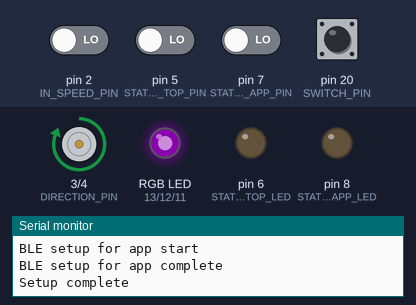
Simulated run of this sketch. Board: Arduino Mega 2560, built with avr-gcc and run on an emulated ATmega2560. Parts: direction and speed pins drawn as motors (green arrow = direction pin HIGH = forward, orange = LOW = backward, longer = more drive), an RGB LED mixed from three pins (HIGH = lit), output pins drawn as LEDs (lit = HIGH), the last lines printed to the serial monitor. Inputs (shaded band) come from the test bench; at power-on: pin 20 (SWITCH_PIN) HIGH, pin 2 (IN_SPEED_PIN), pin 5 (STATUS_TOP_PIN), pin 7 (STATUS_APP_PIN) LOW. Dim RGB values are drawn brighter than linear; the modem accepts every AT command (registered, SIM ready, sends succeed) and sends nothing else.

Above: at 1.3 s.
1.4 s: pin 20 (SWITCH_PIN) pulled LOW for 0.15 s
At 1.49 s:
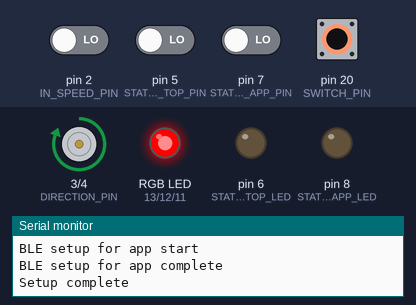
3.7 s: pin 5 (STATUS_TOP_PIN) driven HIGH
At 4.9 s:
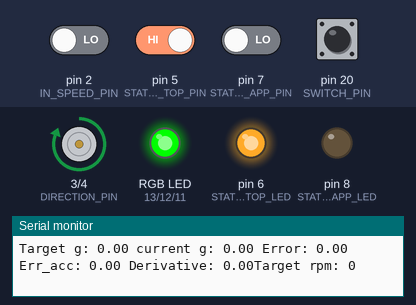
5.2 s: pin 7 (STATUS_APP_PIN) driven HIGH
At 6.1 s:
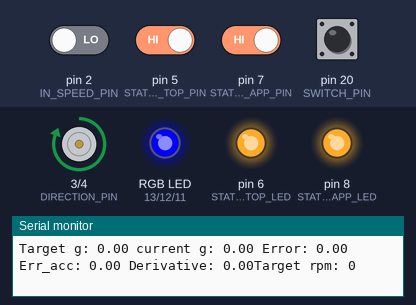
6.7 s: pin 20 (SWITCH_PIN) pulled LOW for 1 s
At 7.4 s:
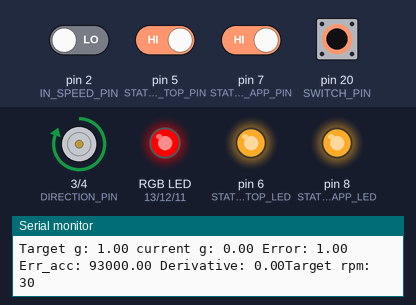
9.2 s: pin 5 (STATUS_TOP_PIN) driven LOW
At 9.6 s:
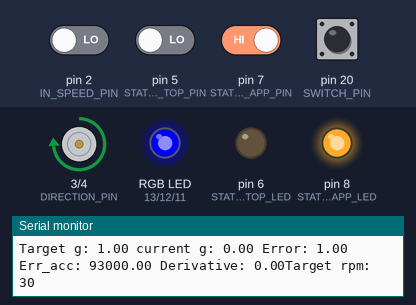
10.7 s: pin 20 (SWITCH_PIN) pulled LOW for 0.15 s
At 10.78 s:
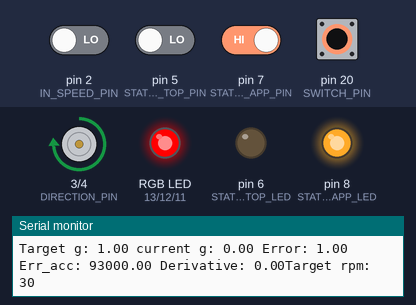
Timing chart, 0 to 13.3 s (numbered marks = the images above; inputs shaded):
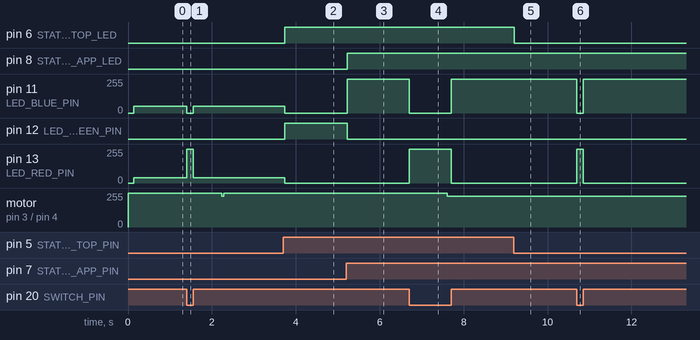

Measured:
- after the input at 1.4 s, pin 11 (LED_BLUE_PIN): 50/255 → 0/255 at once, → 50/255 0.15 s later; pin 13 (LED_RED_PIN): 40/255 → 255/255 at once, → 40/255 0.15 s later; motor on pin 3 (DIRECTION_PIN) / pin 4 (OUT_SPEED_PIN): forward 255/255 → forward 230/255 after 0.84 s, → forward 255/255 0.05 s later
- after the input at 3.7 s, pin 6 (STATUS_TOP_LED), pin 12 (LED_GREEN_PIN): LOW → HIGH at once; pin 11 (LED_BLUE_PIN): 50/255 → 0/255 at once; pin 13 (LED_RED_PIN): 40/255 → 0/255 at once
- after the input at 5.2 s, pin 8 (STATUS_APP_LED): LOW → HIGH at once; pin 11 (LED_BLUE_PIN): 0/255 → 255/255 at once; pin 12 (LED_GREEN_PIN): HIGH → LOW at once
- after the input at 6.7 s, pin 11 (LED_BLUE_PIN): 255/255 → 0/255 at once, → 255/255 1.0 s later; pin 13 (LED_RED_PIN): 0/255 → 255/255 at once, → 0/255 1.0 s later; motor on pin 3 (DIRECTION_PIN) / pin 4 (OUT_SPEED_PIN): forward 255/255 → forward 230/255 after 0.91 s
- after the input at 9.2 s, pin 6 (STATUS_TOP_LED): HIGH → LOW at once; motor on pin 3 (DIRECTION_PIN) / pin 4 (OUT_SPEED_PIN): stays forward 230/255 (without the input it goes to forward 255/255 after 0.84 s)
- after the input at 10.7 s, pin 11 (LED_BLUE_PIN): 255/255 → 0/255 at once, → 255/255 0.15 s later; pin 13 (LED_RED_PIN): 0/255 → 255/255 at once, → 0/255 0.15 s later

The sketch:

basemodule.ino
```cpp
/* This code is used with an arduino Mega that controls the basemodule of the "Space Bungalow" model.
 * The code controls a motor that rotates the top module with a simple PI-controller that reads the current
 * rpm of the motor from an encoder and a target rpm from another PI-controller that controls the
 * the radial g-force in the top module. The g-force controller receives current avarage g-force from an
 * Arduino Beetle BLE through a HM-10 bluetooth Module. The target is set by an Android app over bluetooth BLE
 * to another HM-10. The code also reports the current g-force in the top module to the Android app.
 *
 * The code supports two modes, triggered by an interrupt on a switch:
 * bluetooth mode or manual mode where the code turns on the motor to a predefined g-force.
 * When in manual mode, the RGB LED will be RED.
 * Bluetooth mode is separeted into another two modes, set by the android app:
 * to scale mode or measured g mode.
 * In to scale mode, the motor rotates at the RPM that a full scale (50:1) Space Bungalow
 * would rotate with in order to produce 1 g of artifical gravity.
 * Measured g mode is the normal operation where the target g-force can be set by the app and will
 * be handlesd by the Pi-controllers.
 * In bluetooth mode, the rgb will be WHITE if it has no bluetooth connection,
 * GREEN if it is connected to the top module (but not the app) and BLUE if it is connected to the app.
 */


//Mega<->Serial Monitor
#define BAUD_RATE_SERIAL0 9600 // 115200

#define SWITCH_PIN 20 //?? grønn, (gul til jord)

//TODO: remove and replace with accel 1 g
#define MANUAL_MODE_1G 69

volatile bool manual_mode;
volatile bool to_scale_mode = false;

uint8_t counter = 0;


void setup(){

  motor_setup();

  rgb_led_setup();

  //Mega<->Serial Monitor
  Serial.begin(BAUD_RATE_SERIAL0);

  bt_init();

  //switch setup
   pinMode(SWITCH_PIN, INPUT_PULLUP);
   attachInterrupt(digitalPinToInterrupt(SWITCH_PIN), handle_switch_event, CHANGE);
   handle_switch_event();

   Serial.println("Setup complete");

}


void loop(){


  //send current g_force to app here

  bt_controller();

  if(manual_mode) {
     if(bt_is_top_connected()) {
        set_g_target(1);
     } else {
        set_rpm_target(MANUAL_MODE_1G);
     }
  } else {
      if(bt_is_app_connected()) {
         set_BLUE_LED();
         float target = bt_get_app_target_g();
         if(target < 0) {
            to_scale_mode = true;
            rotate_to_scale();
         } else {
            to_scale_mode = false;
            set_g_target(target);
         }
      } else if(bt_is_top_connected()) {
        set_GREEN_LED();
        set_g_target(0);
      } else {
        set_WHITE_LED();
        set_rpm_target(0);
      }
  }

  if(!to_scale_mode) {
    if(bt_is_top_connected() && counter%4 == 0) {
        g_force_controller();
    }
    motor_controller();
    counter++;
  }


}


void handle_switch_event(void) {
  if(digitalRead(SWITCH_PIN) == LOW) {
     manual_mode = true;
     set_RED_LED();
  } else {
     manual_mode = false;
     to_scale_mode = false;
     if(bt_is_app_connected()) {
        set_BLUE_LED();
     } else if(bt_is_top_connected()) {
        set_GREEN_LED();
     } else {
        set_WHITE_LED();
     }
     set_g_target(0);
  }
}
```

accel_controller.ino
```cpp
#define MAX_G_TARGET 4

#define MILLIS_2_SEC 1000

volatile float target_g;
float Ki_g = 0.000004 ;
float Kp_g = 30;
float Kd_g = 50;
float err_acc_g;
float prev_error = 0;

unsigned long prev_time;

void set_g_target(float target) {
  if(target > MAX_G_TARGET) {
    target_g = MAX_G_TARGET;
  } else if(target <= 0) {
    err_acc_g = 0;
    target_g = 0;
  } else {
    target_g = target;
  }

}


void g_force_controller(void) {
     Serial.print("Target g: ");
     Serial.print(target_g);
     float current_g = bt_get_top_current_g();
     Serial.print(" current g: ");
     Serial.print(current_g);
     unsigned long curr_time = millis();
     unsigned long dt = (curr_time - prev_time)* MILLIS_2_SEC;
     prev_time = curr_time;
     float error = target_g - current_g;
     err_acc_g += error*dt;
     float derivative = (error - prev_error)/dt;
     prev_error = error;

     Serial.print(" Error: ");
     Serial.print(error);
     Serial.print(" Err_acc: ");
     Serial.print(err_acc_g);
     Serial.print(" Derivative: ");
     Serial.print(derivative);
     int target_rpm = (int)(Kp_g * (float) error + Ki_g * (float)err_acc_g + Kd_g * (float)derivative);
     if(target_g > 0 && target_rpm < 27) {
      target_rpm = 27;
      err_acc_g = 0;
     }
     if (target_rpm < 0) {
        target_rpm = 0;
     } else if (target_rpm > 255) {
        target_rpm = 255;
     }
     //should there be some max or min here ?
     //when will err_acc be cleared?
     Serial.print( "Target rpm: ");
     Serial.println((uint8_t)target_rpm);
     set_rpm_target((uint8_t)target_rpm);

}
```

bluetooth.ino
```cpp
volatile bool app_connected = false;
volatile bool top_connected = false;

volatile float top_current_g = 0;
volatile float app_target_g = 0;

//Mega<->HM-10(topmodule)
#define BAUD_RATE_SERIAL1 9600
//Mega<->HM-10(app)
#define BAUD_RATE_SERIAL2 9600

const int READ_TIME = 500; //ms

unsigned long prevMillis;
char c=' ';

#define STATUS_TOP_PIN 5
#define STATUS_TOP_LED 6

#define STATUS_APP_PIN 7
#define STATUS_APP_LED 8

// ================================ //


/*you have to enable delay of 700 in order for the setup to actually happen,
 * but since the setup har run before, the setup is not neccesary every start-up
 */

void wait_for_at_ok(){
  //delay(700);
   delay(10);
}

void bluetooth_init_top_comm(void){
    Serial.println("BLE setup for top module start");

    // For HM-10 -> Top module interface
    Serial1.begin(BAUD_RATE_SERIAL1);

    // delay just in case bluetooth module needs time to "get ready".
    wait_for_at_ok();

    // Wait for connection command before starting
    Serial1.print("AT+IMME1" );
    wait_for_at_ok();

    // sets the module to Master mode.
    Serial1.print("AT+ROLE1");
    wait_for_at_ok();

    Serial1.print("AT+RESET");
    wait_for_at_ok();

    // Connect to Beetle (mac: 0C:B2:B7:46:86:47)
    Serial1.print("AT+CON0CB2B7468647");
    wait_for_at_ok();

    // choose that state pin is LOW when not connected and HIGH when connected
    Serial1.print("AT+PIO11");
    wait_for_at_ok();

    // rename device
    Serial1.print("AT+NAMEMegaToTop");
    wait_for_at_ok();

    Serial1.print("AT+START");
    wait_for_at_ok();

    Serial.println("BLE setup for top module complete");
}

void bluetooth_init_app_comm(void){
    Serial.println("BLE setup for app start");

    //For HM-10 -> App interface
    Serial2.begin(BAUD_RATE_SERIAL2);

    // delay just in case bluetooth module needs time to "get ready".
    wait_for_at_ok();

    Serial2.print("AT+RESET");
    wait_for_at_ok();

    // choose that state pin is LOW when not connected and HIGH when connected
    Serial2.print("AT+PIO11");
    wait_for_at_ok();

    // sets the module to Peripheral mode.
    Serial2.print("AT+ROLE0");
    wait_for_at_ok();

    // rename device to
    Serial2.print("AT+NAMESpaceBungalo");
    wait_for_at_ok();

    Serial.println("BLE setup for app complete");
}

void send_to_app(float g){
  /*char value[6];
  dtostrf(g, 4, 2, value);
  Serial2.write(value);
  */
  Serial2.println(g);
}

float receive_from_top(void){
  float val = top_current_g;
  if (Serial1.available()){
        val = Serial1.parseFloat();
  }
  return val;
}

float receive_from_app(void){
  float val = app_target_g;
  if (Serial2.available()){
        val = Serial2.parseFloat();
  }
  return val;
}

void reconnect(void){
  Serial1.print("AT+CONNL");
  delay(50);
}

bool check_connection_top(void){
  if (not top_connected and digitalRead(STATUS_TOP_PIN) == 1){
    digitalWrite(STATUS_TOP_LED, HIGH);
    top_connected = true;
  }
  if (top_connected and digitalRead(STATUS_TOP_PIN) == 0){
    digitalWrite(STATUS_TOP_LED, LOW);
    top_connected = false;
  }
  return top_connected;
}

bool check_connection_app(void){
  if (not app_connected and digitalRead(STATUS_APP_PIN) == 1){
    digitalWrite(STATUS_APP_LED, HIGH);
    app_connected = true;
  }
  if (top_connected and digitalRead(STATUS_APP_PIN) == 0){
    digitalWrite(STATUS_APP_LED, LOW);
    app_connected = false;
  }
  return app_connected;
}

boolean NL = true;
void bluetooth_loop_app(void){
  // Read from the Bluetooth module and send to the Arduino Serial Monitor
    if (Serial2.available()){
        c = Serial2.read();
        Serial.write(c);
    }

    // Read from the Serial Monitor and send to the Bluetooth module
    if (Serial.available()){
        c = Serial.read();

        // do not send line end characters to the HM-10
        if (c!=10 & c!=13 ){
             Serial2.write(c);
        }

        // Echo the user input to the main window.
        // If there is a new line print the ">" character.
        if (NL) { Serial.print("\r\n>");  NL = false; }
        Serial.write(c);
        if (c==10) { NL = true; }
    }
}

void bluetooth_loop_top(void){
  // Read from the Bluetooth module and send to the Arduino Serial Monitor
    if (Serial1.available()){
        c = Serial1.read();
        //top_current_g = Serial1.parseFloat();
        Serial.write(c);
    }


    // Read from the Serial Monitor and send to the Bluetooth module
    if (Serial.available()){
        c = Serial.read();

        // do not send line end characters to the HM-10
        if (c!=10 & c!=13 ){
             Serial1.write(c);
        }

        // Echo the user input to the main window.
        // If there is a new line print the ">" character.
        if (NL) { Serial.print("\r\n>");  NL = false; }
        Serial.write(c);
        if (c==10) { NL = true; }
    }
}

// ===== Public funksjoner ====== //

// Denne blir kalt ved setup
void bt_init(void){

  pinMode(STATUS_TOP_PIN, INPUT);
  pinMode(STATUS_TOP_LED, OUTPUT);

  pinMode(STATUS_APP_PIN, INPUT);
  pinMode(STATUS_APP_LED, OUTPUT);

  digitalWrite(STATUS_TOP_LED, LOW);
  digitalWrite(STATUS_APP_LED, LOW);

  bluetooth_init_top_comm();
  bluetooth_init_app_comm();
}

// Denne blir kalt regelmessig i loop
void bt_controller(void){

  //bluetooth_loop_app();
  //bluetooth_loop_top();


  top_connected = check_connection_top();
  app_connected = check_connection_app();

  if (top_connected){
    top_current_g = receive_from_top();
    if (app_connected){
      send_to_app(top_current_g);
    }
  }
  else {
    reconnect();
  }

  if (app_connected){
    app_target_g = receive_from_app();
  }
}

bool bt_is_app_connected(void){
  return app_connected;
}

bool bt_is_top_connected(void){
  return top_connected;
}

float bt_get_top_current_g(void){
  return top_current_g;
}

float bt_get_app_target_g(void){
  return app_target_g;
}
```

motor.ino
```cpp
#define IN_SPEED_PIN 2 // grønn
#define DIRECTION_PIN 3 // gul
#define OUT_SPEED_PIN 4 // blå
#include <math.h>

#define TO_SCALE_PWM 237
#define TO_SCALE_DELAY 100


int target_rpm = 0;
int current_pwm = 255;
bool motor_on = false;
float Ki = 0.01;
float Kp = 0.0005;
int err_acc = 0;


/* to scale for 1 g is 10 rpm which is too low for the encoder to read out ->
the motor controller won't work at this speed. This function decends to that speed manually */
void rotate_to_scale(void) {
  set_motor_pwm(TO_SCALE_PWM);
}

void set_motordir_fw(void) {
  digitalWrite(DIRECTION_PIN, HIGH);
}

void set_motordir_bw(void) {
  digitalWrite(DIRECTION_PIN, LOW);
}

int get_motor_rpm(void){
    int i = 0;
    for(int j = 0;j<8;j++)  {
    /* SIGNAL OUTPUT PIN 9 with  white line,cycle = 2*i,1s = 1000000us，Signal cycle pulse number：27*2 */
    i += pulseIn(IN_SPEED_PIN, HIGH, 100000);
    }
  i = i >> 3;
  return 111111/i; //RPM = (60*1000000/(45*6*2*i))
}

void set_motor_pwm(uint8_t pwm) {
   analogWrite(OUT_SPEED_PIN,pwm);
}

void set_rpm_target(uint8_t rpm) {
  if(rpm > 156) {
    rpm = 156;
  }

  if(rpm < 27) {
    motor_on = false;
    return;
  }

  target_rpm = rpm;
  motor_on = true;
}

void motor_controller(void) {
  //Serial.print("Target rpm: ");
  //Serial.print(target_rpm);
  if(motor_on) {
    int current_rpm = get_motor_rpm();
    if(current_rpm < 0) {
      current_pwm = 233;
      current_rpm = 0;
    }
    if(current_rpm > 255) {
      current_rpm = 255;
    }
    //Serial.print(" Current rpm: ");
    //Serial.print(current_rpm);
    int error = target_rpm - current_rpm;
    err_acc += error;

    //Serial.print(" Error: ");
    //Serial.print(error);
    //Serial.print(" Err_acc: ");
    //Serial.print(err_acc);
    current_pwm = 255 - (int)(Kp * (float) error + Ki * (float)err_acc);
    if(current_pwm < 0) {
      current_pwm = 0;
    } else if (current_pwm > 230) {
      current_pwm = 230;
    }
  } else {
     current_pwm = 255;
     err_acc = 0;
  }
  //Serial.print(" Current pwm: ");
  //Serial.println(current_pwm);
  set_motor_pwm((uint8_t)current_pwm);
}

void motor_setup(void) {
  pinMode(DIRECTION_PIN, OUTPUT); //to choose direction
  pinMode(OUT_SPEED_PIN, OUTPUT); //to choose speed
  set_motordir_fw();
  set_rpm_target(0);
  set_motor_pwm(255);
}
```

rgb_led_controller.ino
```cpp
#define LED_RED_PIN 13
#define LED_GREEN_PIN 12
#define LED_BLUE_PIN 11


void rgb_led_setup(void) {
  pinMode(LED_RED_PIN, OUTPUT);
  pinMode(LED_GREEN_PIN, OUTPUT);
  pinMode(LED_BLUE_PIN, OUTPUT);
}

struct color_t {
    uint8_t r;
    uint8_t g;
    uint8_t b;
};

const struct color_t RED = {255, 0, 0};
const struct color_t GREEN = {0,255,0};
const struct color_t BLUE = {0,0,255};
const struct color_t WHITE = {40,0,50};


void set_LED_color(struct color_t col)
{
  analogWrite(LED_RED_PIN, col.r);
  analogWrite(LED_GREEN_PIN, col.g);
  analogWrite(LED_BLUE_PIN, col.b);
}


//this is a total hack, but Arduino compiler and h files are not friends
void set_RED_LED(void) {
  set_LED_color(RED);
}

void set_BLUE_LED(void) {
  set_LED_color(BLUE);
}

void set_GREEN_LED(void) {
  set_LED_color(GREEN);
}

void set_WHITE_LED(void) {
  set_LED_color(WHITE);
}
```
